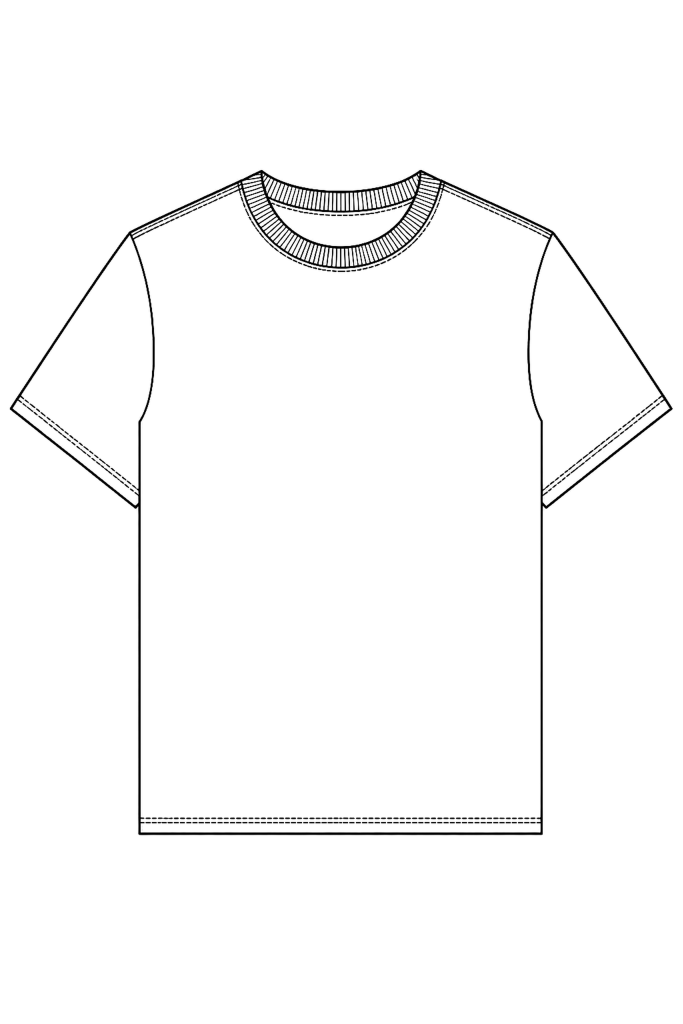
#> input picture src/assets/studio-tshirt/boxy-tshirt-lineart-transparent-2048.png, 2048 x 3072 px, given in place of slim-vneck-lineart-bold.png, which was not available (shown at 1/3 size)
$ python _measure_align.py
#> lines starting #> are read from the running program, lines starting #| are printed output that depends on the picture; after the words box and inside, x2 and y2 are one past the last pixel; in counts of white or black regions, pixels touching at a corner belong together; pictures that were not available may be replaced by others from this repository, and a replacement may not be noted
### scripts/collar/composite_neck_variant.py
"""Replace the collar on a fit's original line art.

Erases the base's collar assembly (opening, band, collar ink, nearby cover
stitch), then pastes ONLY the aligned donor's collar assembly. Shoulders,
sleeves, seams, hem and silhouette stay byte-identical base pixels, so every
neckline of a fit is one continuous garment — the packed Body/sleeve/hem parts
line up across necklines to the pixel.

Usage:
  python scripts/collar/composite_neck_variant.py
"""
from __future__ import annotations

import sys
from pathlib import Path

import numpy as np
from PIL import Image
from scipy import ndimage

HERE = Path(__file__).resolve().parent
sys.path.insert(0, str(HERE))

import garment_regions as G  # noqa: E402

ROOT = HERE.parents[1]
SRC = ROOT / "src" / "assets" / "studio-tshirt"
DIAG = SRC / "_diag"

JOBS = [
    {
        "id": "slim-crew",
        "base": "slim-vneck-lineart-bold.png",
        "donor": "slim-crew-lineart-bold.png",
        "out": "slim-crew-composite-bold.png",
    },
    {
        "id": "boxy-vneck",
        "base": "boxy-tshirt-lineart-bold.png",
        "donor": "boxy-vneck-lineart-bold.png",
        "out": "boxy-vneck-composite-bold.png",
    },
    {
        "id": "regular-vneck",
        "base": "regular-tshirt-lineart-bold.png",
        "donor": "regular-vneck-lineart-bold.png",
        "out": "regular-vneck-composite-bold.png",
    },
    {
        "id": "oversized-vneck",
        "base": "oversized-tshirt-lineart-bold.png",
        "donor": "oversized-vneck-lineart-bold.png",
        "out": "oversized-vneck-composite-bold.png",
    },
    {
        "id": "slim-scoop",
        "base": "slim-vneck-lineart-bold.png",
        "donor": "slim-scoop-lineart-bold.png",
        "out": "slim-scoop-composite-bold.png",
        "extra_shift": (5, 14),
    },
    {
        "id": "regular-scoop",
        "base": "regular-tshirt-lineart-bold.png",
        "donor": "regular-scoop-lineart-bold.png",
        "out": "regular-scoop-composite-bold.png",
    },
    {
        "id": "boxy-scoop",
        "base": "boxy-tshirt-lineart-bold.png",
        "donor": "boxy-scoop-lineart-bold.png",
        "out": "boxy-scoop-composite-bold.png",
    },
    {
        "id": "oversized-scoop",
        "base": "oversized-tshirt-lineart-bold.png",
        "donor": "oversized-scoop-lineart-bold.png",
        "out": "oversized-scoop-composite-bold.png",
    },
    {
        "id": "slim-deep-vneck",
        "base": "slim-vneck-lineart-bold.png",
        "donor": "slim-deep-vneck-lineart-bold.png",
        "out": "slim-deep-vneck-composite-bold.png",
    },
    {
        "id": "regular-deep-vneck",
        "base": "regular-tshirt-lineart-bold.png",
        "donor": "regular-deep-vneck-lineart-bold.png",
        "out": "regular-deep-vneck-composite-bold.png",
    },
    {
        "id": "boxy-deep-vneck",
        "base": "boxy-tshirt-lineart-bold.png",
        "donor": "boxy-deep-vneck-lineart-bold.png",
        "out": "boxy-deep-vneck-composite-bold.png",
    },
    {
        "id": "oversized-deep-vneck",
        "base": "oversized-tshirt-lineart-bold.png",
        "donor": "oversized-deep-vneck-lineart-bold.png",
        "out": "oversized-deep-vneck-composite-bold.png",
    },
    {
        "id": "slim-polo",
        "base": "slim-vneck-lineart-bold.png",
        "donor": "slim-polo-lineart-bold.png",
        "out": "slim-polo-composite-bold.png",
        "extra_shift": (0, -38),
        "seal_placket": True,
    },
    {
        "id": "regular-polo",
        "base": "regular-tshirt-lineart-bold.png",
        "donor": "regular-polo-lineart-bold.png",
        "out": "regular-polo-composite-bold.png",
    },
    {
        "id": "boxy-polo",
        "base": "boxy-tshirt-lineart-bold.png",
        "donor": "boxy-polo-lineart-bold.png",
        "out": "boxy-polo-composite-bold.png",
    },
    {
        "id": "oversized-polo",
        "base": "oversized-tshirt-lineart-bold.png",
        "donor": "oversized-polo-lineart-bold.png",
        "out": "oversized-polo-composite-bold.png",
    },
    {
        "id": "slim-thin-crew",
        "base": "slim-vneck-lineart-bold.png",
        "donor": "slim-thin-crew-lineart-bold.png",
        "out": "slim-thin-crew-composite-bold.png",
    },
    {
        "id": "regular-thin-crew",
        "base": "regular-tshirt-lineart-bold.png",
        "donor": "regular-thin-crew-lineart-bold.png",
        "out": "regular-thin-crew-composite-bold.png",
    },
    {
        "id": "boxy-thin-crew",
        "base": "boxy-tshirt-lineart-bold.png",
        "donor": "boxy-thin-crew-lineart-bold.png",
        "out": "boxy-thin-crew-composite-bold.png",
    },
    {
        "id": "oversized-thin-crew",
        "base": "oversized-tshirt-lineart-bold.png",
        "donor": "oversized-thin-crew-lineart-bold.png",
        "out": "oversized-thin-crew-composite-bold.png",
    },
]


def ink_mask(rgb: np.ndarray) -> np.ndarray:
    return rgb.min(axis=2) < 200


def _grid(shape: tuple[int, int]) -> tuple[np.ndarray, np.ndarray]:
    height, width = shape
    return np.arange(height)[:, None], np.arange(width)[None, :]


def outer_silhouette(ink: np.ndarray) -> np.ndarray:
    enclosed = G.enclosed_by(ink)
    if not enclosed.any():
        return np.zeros_like(ink)
    return enclosed & ~ndimage.binary_erosion(enclosed, iterations=2)


def nape_top(ink: np.ndarray) -> tuple[float, float]:
    edge = outer_silhouette(ink)
    height, width = ink.shape
    ys, xs = _grid(ink.shape)
    band = edge & (np.abs(xs - width / 2.0) < width * 0.14)
    ey, ex = np.nonzero(band if band.any() else edge)
    top = int(ey.min())
    on_top = ey <= top + 6
    return float(ex[on_top].mean()), float(ey[on_top].mean())


# [353 lines left out: functions nape_width, neck_hole, shift_rgb, fit_donor, collar_assembly, shoulder_keep and 6 more, not called in this run]


# [2 lines that do not run on import are left out]

### scripts/collar/garment_regions.py
"""Split a garment line art into its pattern pieces along the lines that are drawn.

The pieces come from the drawing itself rather than from measured landmarks, so a
colour fill stops exactly where the black line is. Three things stand between the
raw artwork and that result:

  * Seams are often drawn as topstitch -- a row of dashes. A fill runs straight
    through the gaps, so dashes are joined into continuous lines first.
  * Joining both rows of a twin-needle topstitch leaves a hairline strip between
    them, which belongs to the piece the stitching sits on, not to its neighbour.
  * Rib hatching chops a collar or cuff into dozens of slivers that are all one
    piece.

So: bridge the dashes, flood the interior into cells, then fold the slivers back
into the piece they came from. What is left is the set of pattern pieces.

Usage:
  python garment_regions.py <art.png> probe        numbered proof sheet
  python garment_regions.py <art.png> probe --tune bridge=20,thin=16
"""
from __future__ import annotations

import sys
from dataclasses import dataclass, field
from pathlib import Path

import numpy as np
from PIL import Image, ImageDraw, ImageFont
from scipy import ndimage


@dataclass
class Settings:
    """Everything that depends on the scale and style of the drawing."""

    ink: int = 32
    """Alpha at or above this counts as a drawn line."""

    dash_len: float = 40.0
    """Longest a stroke can be and still be treated as a dash. Keeps real
    strokes -- drape lines, seam curves -- out of the bridging pass."""

    bridge: float = 18.0
    """Longest gap to close between two dashes."""

    bridge_angle: float = 45.0
    """How far off a dash's own direction its partner may sit, in degrees."""

    thin: float = 15.0
    """A cell narrower than this is stitch-strip or hatch filler, not a piece."""

    min_area: int = 1500
    """A cell smaller than this is filler too."""

    border_share: float = 0.25
    """How much of a cell's longest shared border a neighbour must also share to be
    a candidate to absorb it. Keeps a piece from jumping across a corner touch."""


@dataclass
class Regions:
    labels: np.ndarray
    """Region index per pixel; 0 is outside the garment or on unassigned ink."""

    ids: list[int] = field(default_factory=list)
    ink: np.ndarray | None = None
    interior: np.ndarray | None = None

    def mask(self, region_id: int) -> np.ndarray:
        return self.labels == region_id

    def area(self, region_id: int) -> int:
        return int(np.count_nonzero(self.labels == region_id))

    # [27 lines left out: functions anchor, load_alpha, not called in this run]


def enclosed_by(ink: np.ndarray) -> np.ndarray:
    """Everything the outermost line encloses, ink included."""
    gaps, _ = ndimage.label(~ink)
    outside = set(gaps[0, :]) | set(gaps[-1, :]) | set(gaps[:, 0]) | set(gaps[:, -1])
    outside.discard(0)
    return ~np.isin(gaps, list(outside))


# --- joining dashed seams ----------------------------------------------------


# [218 lines left out: functions _dash_tips, bridge_dashes, claim_ink, _thickness, _adjacency, split_cells and 2 more, not called in this run]


STITCH_STRIP_PAIRS = (
    ("Neck", "Body"),
    ("Left cuff", "Left sleeve"),
    ("Right cuff", "Right sleeve"),
)


# [613 lines left out: functions apply_stitch_strip_moves, give_nape_ribs_to_neck, clip_neck_to_rib_band, ink_web, collar_band_mask, rebuild_collar_band and 6 more, not called in this run]


# --- proof -------------------------------------------------------------------

PALETTE = [
    (214, 40, 40), (30, 90, 220), (0, 150, 90), (240, 140, 0), (150, 60, 200),
    (0, 170, 190), (230, 80, 160), (120, 130, 40), (90, 60, 160), (200, 60, 60),
    (60, 160, 120), (180, 120, 0), (70, 110, 200), (170, 80, 40), (110, 110, 110),
]


# [31 lines left out: functions _font, write_proof, not called in this run]


# --- emitting parts ----------------------------------------------------------

CANVAS = 2048
"""The app renders every garment into a square canvas of this size."""

TRACE_SS = 3
INK_COLOR = "#141414"


# [58 lines left out: functions _place, trace, wrap_svg, main, not called in this run]


# [2 lines that do not run on import are left out]

### scripts/collar/_measure_align.py
"""Measure donor vs base alignment for slim neck composites."""
from __future__ import annotations

import sys
from pathlib import Path

import numpy as np
from PIL import Image

HERE = Path(__file__).resolve().parent
sys.path.insert(0, str(HERE))

import composite_neck_variant as C  # noqa: E402

SRC = Path("src/assets/studio-tshirt")

PAIRS = [
    ("slim-crew", "slim-vneck-lineart-bold.png", "slim-crew-lineart-bold.png"),
    ("slim-deep-vneck", "slim-vneck-lineart-bold.png", "slim-deep-vneck-lineart-bold.png"),
    ("slim-polo", "slim-vneck-lineart-bold.png", "slim-polo-lineart-bold.png"),
    ("slim-scoop", "slim-vneck-lineart-bold.png", "slim-scoop-lineart-bold.png"),
]


def shoulder_y(ink: np.ndarray) -> float:
    edge = C.outer_silhouette(ink)
    h, w = ink.shape
    ys_grid, _ = C._grid(ink.shape)
    top = int(np.nonzero(edge)[0].min()) if edge.any() else 0
    band = edge & (ys_grid <= top + 8)
    ey, _ = np.nonzero(band)
    return float(ey.mean()) if ey.size else float(top)


for name, base_name, donor_name in PAIRS:
    base = np.asarray(Image.open(SRC / base_name).convert("RGB"))
#> base: shape (3072, 2048, 3); every value is 0
    donor = np.asarray(Image.open(SRC / donor_name).convert("RGB"))
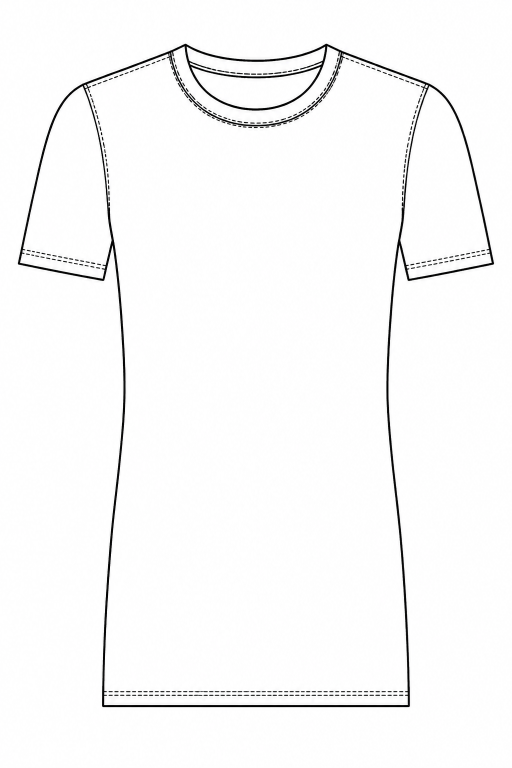
#> input picture src/assets/studio-tshirt/slim-tee-lineart-bold.png, 1024 x 1536 px, given in place of slim-crew-lineart-bold.png, which was not available (shown at 1/2 size)
#> donor is the input picture: shape (1536, 1024, 3); mean R, G, B 249.2, 249.2, 249.2
    base_ink = C.ink_mask(base)
#> in ink_mask, `return rgb.min(axis=2) < 200`: returned value: shape (3072, 2048) bool; every value is 1
    donor_ink = C.ink_mask(donor)
#> in ink_mask (call 2), `return rgb.min(axis=2) < 200`:
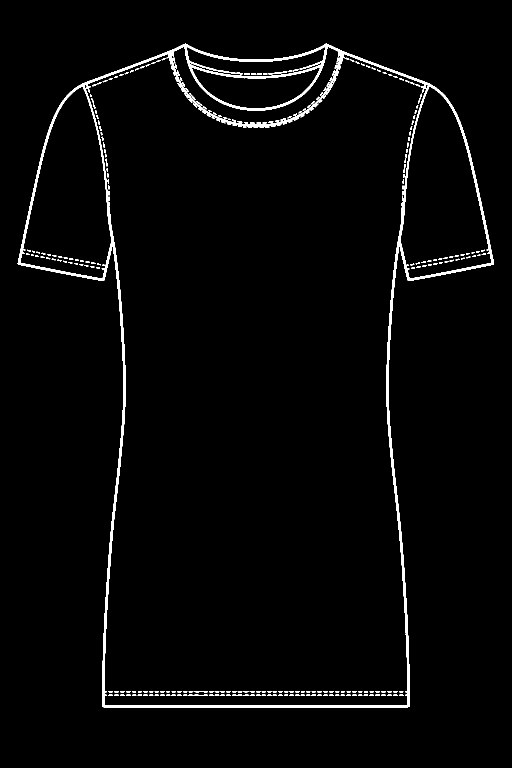
#> returned value: shape (1536, 1024) bool (shown at 1/2 size); 2.3% white; 274 white regions (31 under 20 px), largest, box (x1, y1, x2, y2) and area: (35, 87, 988, 1415) 30241, (434, 140, 459, 146) 72, (389, 1382, 416, 1385) 64
    bx, by = C.nape_top(base_ink)
#> in enclosed_by, `gaps, _ = ndimage.label(~ink)`: gaps: shape (3072, 2048) int32; every value is 0
#> in enclosed_by, `outside = set(gaps[0, :]) | set(gaps[-1, :]) | set(gaps[:, 0]) | set(g..`: outside = 1 item
#> in outer_silhouette, `return enclosed & ~ndimage.binary_erosion(enclosed, iterations=2)`: returned value: shape (3072, 2048) bool; 0.33% white; 1 white region, box (x1, y1, x2, y2) and area: (0, 0, 2048, 3072) 20464
#> in nape_top, `band = edge & (np.abs(xs - width / 2.0) < width * 0.14)`: band: shape (3072, 2048) bool; 0.04% white; 2 white regions, box (x1, y1, x2, y2) and area: (738, 0, 1311, 2) 1146, (738, 3070, 1311, 3072) 1146
#> in nape_top, `ey, ex = np.nonzero(band if band.any() else edge)`: ey = 2292 values from 0 to 3071; ex = 2292 values, max 1310 at index 572, min 738 at index 0, mean 1024
#> in nape_top, `top = int(ey.min())`: top = 0
#> bx = 1024; by = 0.5
    dx, dy = C.nape_top(donor_ink)
#> in enclosed_by (call 2), `gaps, _ = ndimage.label(~ink)`:
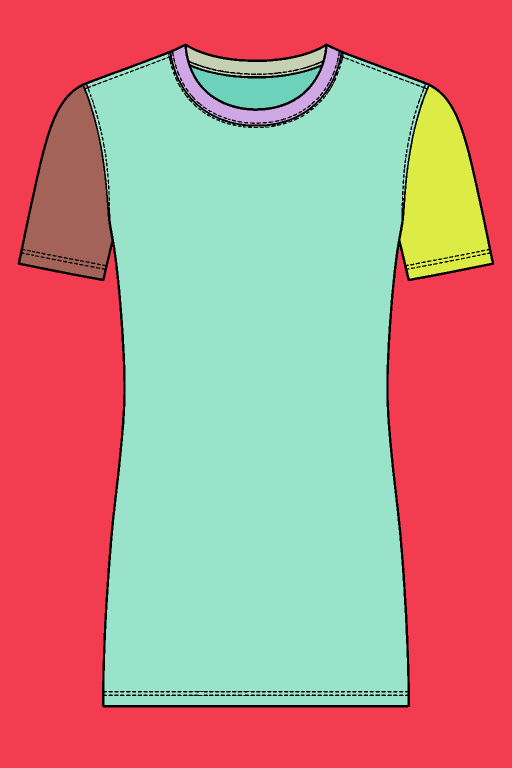
#> gaps: shape (1536, 1024) int32 (shown at 1/2 size); 87 distinct labels, from 0 to 86; one colour per label, 0 black
#> in enclosed_by (call 2), `return ~np.isin(gaps, list(outside))`:
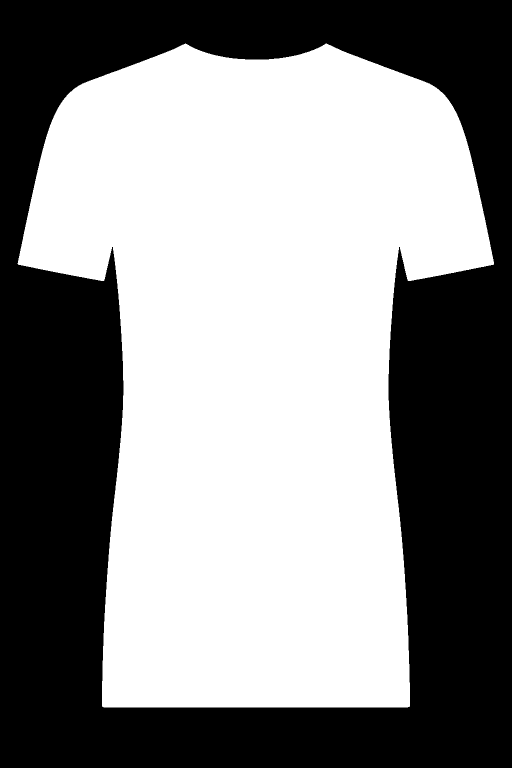
#> returned value: shape (1536, 1024) bool (shown at 1/2 size); 54.4% white; 1 black region, box (x1, y1, x2, y2) and area: (0, 0, 1024, 1536) 716703
#> in outer_silhouette (call 2), `return enclosed & ~ndimage.binary_erosion(enclosed, iterations=2)`: returned value: shape (1536, 1024) bool; 0.55% white in thin lines or dots, all inside (x1, y1, x2, y2) = (35, 87, 988, 1415)
#> in nape_top (call 2), `band = edge & (np.abs(xs - width / 2.0) < width * 0.14)`:
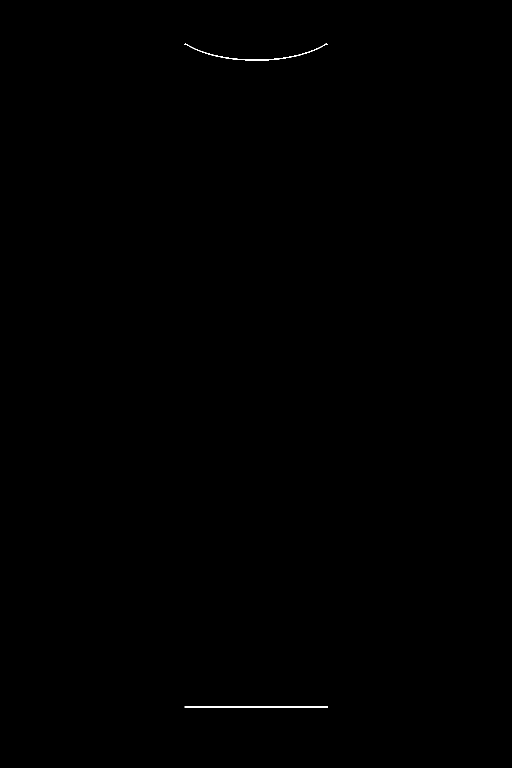
#> band: shape (1536, 1024) bool (shown at 1/2 size); 0.07% white in thin lines or dots, all inside (x1, y1, x2, y2) = (369, 87, 656, 1415)
#> in nape_top (call 2), `ey, ex = np.nonzero(band if band.any() else edge)`: ey = 1148 values from 87 to 1414; ex = 1148 values, max 655 at index 15, min 369 at index 5, mean 512
#> in nape_top (call 2), `top = int(ey.min())`: top = 87
#> dx = 516.8; dy = 89.91
    bs = shoulder_y(base_ink)
#> in shoulder_y, `top = int(np.nonzero(edge)[0].min()) if edge.any() else 0`: top = 0
#> in shoulder_y, `band = edge & (ys_grid <= top + 8)`:
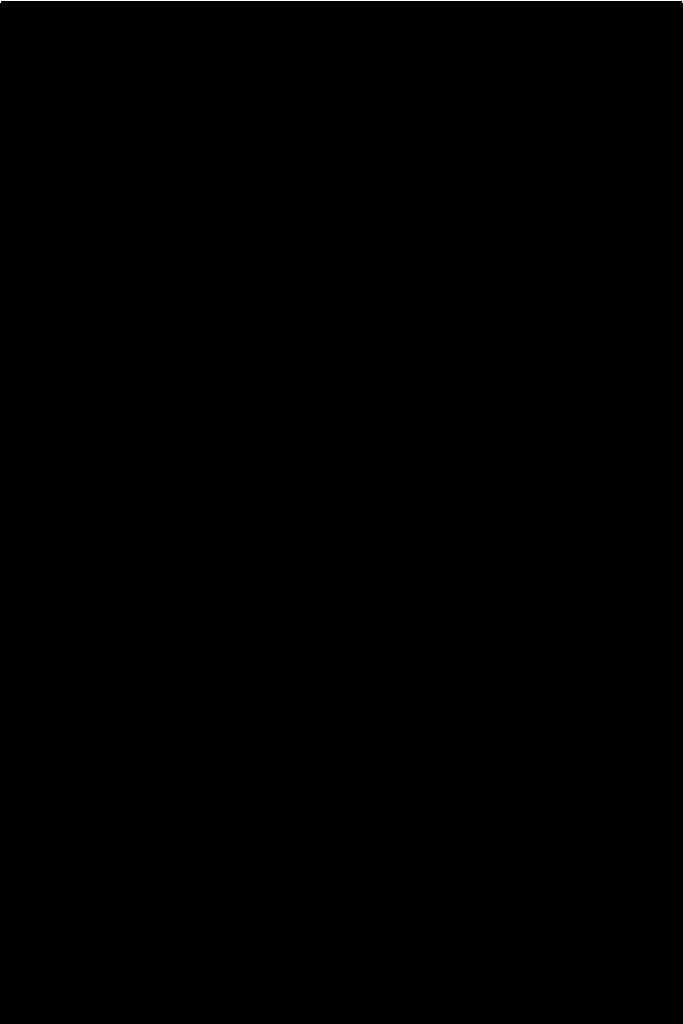
#> band: shape (3072, 2048) bool (shown at 1/3 size); 0.07% white; 1 white region, box (x1, y1, x2, y2) and area: (0, 0, 2048, 9) 4124
#> in shoulder_y, `ey, _ = np.nonzero(band)`: ey = 4124 values from 0 to 8
#> bs = 0.531
    ds = shoulder_y(donor_ink)
#> in shoulder_y (call 2), `top = int(np.nonzero(edge)[0].min()) if edge.any() else 0`: top = 87
#> in shoulder_y (call 2), `band = edge & (ys_grid <= top + 8)`:
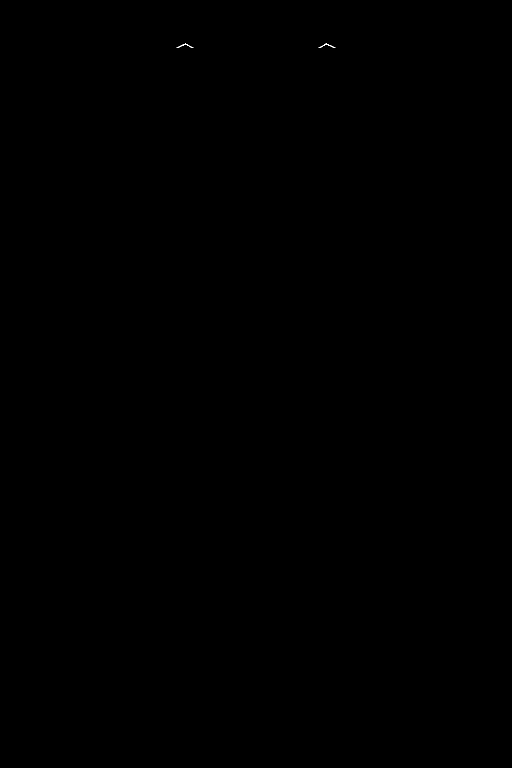
#> band: shape (1536, 1024) bool (shown at 1/2 size); 0.01% white in thin lines or dots, all inside (x1, y1, x2, y2) = (353, 87, 671, 96)
#> in shoulder_y (call 2), `ey, _ = np.nonzero(band)`: ey = 128 values from 87 to 95
#> ds = 91.41
    print(
        f"{name}: nape base ({bx:.0f},{by:.0f}) donor ({dx:.0f},{dy:.0f}) "
        f"shift ({round(bx-dx)},{round(by-dy)}) shoulder base {bs:.0f} donor {ds:.0f} "
        f"shoulder-dy {round(bs-ds)}"
    )
#| slim-crew: nape base (1024,0) donor (517,90) shift (507,-89) shoulder base 1 donor 91 shoulder-dy -91
#> (the run stopped early here; a loop or call above may not have finished)
